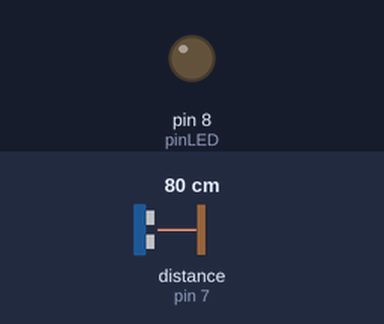
The sketch below on a simulated Arduino Uno, built with avr-gcc and run on an emulated ATmega328P. Shown: output pins drawn as LEDs (lit = HIGH). The inputs (shaded band) are chosen by the test bench; at power-on: distance to the obstacle (sensor on pin 7) 80 cm. The echo pulse lasts 58.3 µs per cm.

Above: at 1.2 s.
1.3 s: distance to the obstacle (sensor on pin 7) set to 18 cm
2.8 s: distance to the obstacle (sensor on pin 7) set to 14 cm
At 3.2 s:
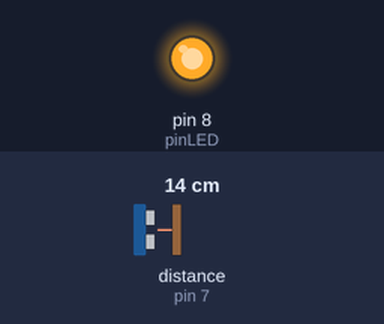
4.3 s: distance to the obstacle (sensor on pin 7) set to 35 cm
At 5.5 s:
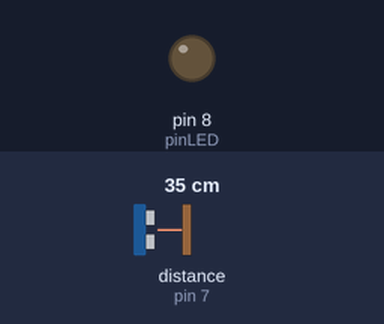
5.8 s: distance to the obstacle (sensor on pin 7) set to 2 cm
At 6.7 s:
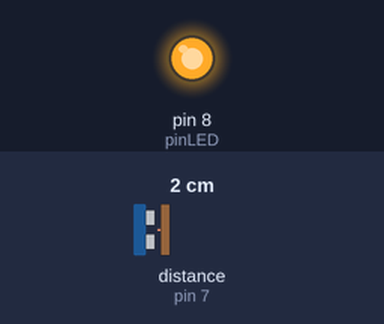
Timing chart, 0 to 8.3 s (numbered marks = the images above; inputs shaded):
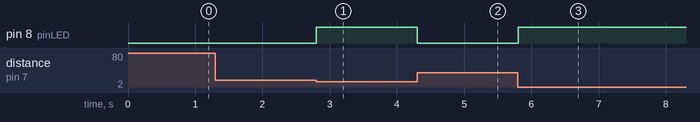

The sketch:

teste.ino
```cpp
#include <Ultrasonic.h>
int distancia;
int pinLED = 8;
Ultrasonic ultrasonic(6,7);
//echo 7
//trig 6

void setup() {
  Serial.begin(9600);
  pinMode(pinLED, OUTPUT);
}

void loop() {
  distancia = ultrasonic.read();
  if (distancia <= 15){
    digitalWrite(pinLED, HIGH);
  } else {
    digitalWrite(pinLED, LOW);
  }
}
```

Measured:
- the behaviour switches between 16 and 15 cm on distance to the obstacle (sensor on pin 7) (found by bisection; images 0 and 1)
- after the input at 1.3 s, every drawn part: stays the same
- after the input at 2.8 s, pin 8 (pinLED): LOW → HIGH at once
- after the input at 4.3 s, pin 8 (pinLED): HIGH → LOW at once
- after the input at 5.8 s, pin 8 (pinLED): LOW → HIGH at once
